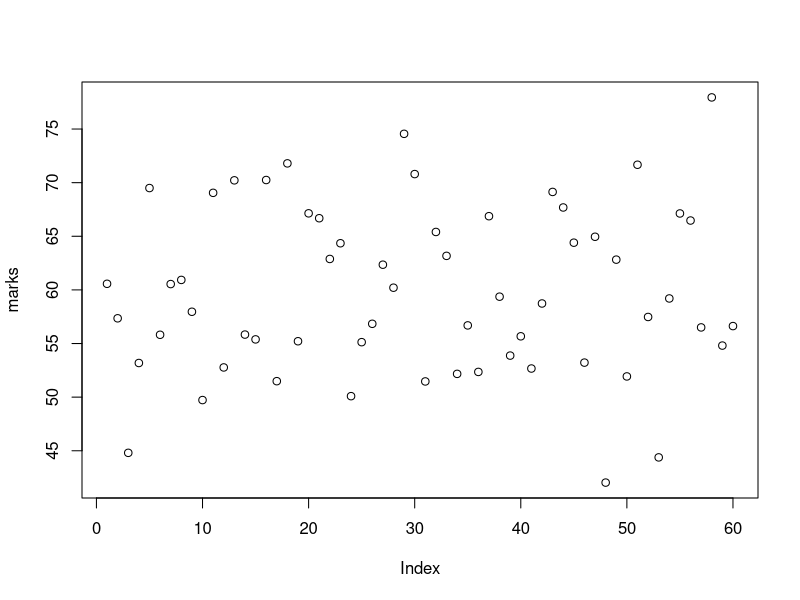
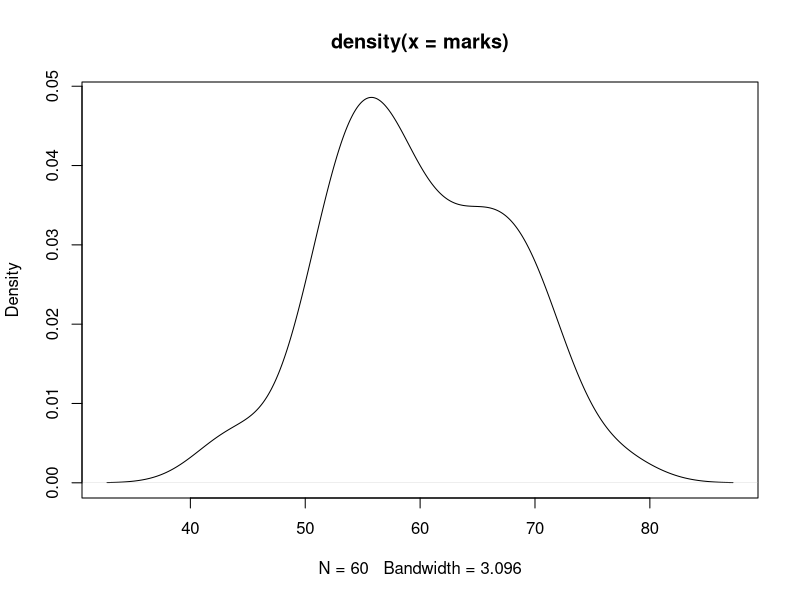

The R script that drew these images, in order:
# Data Structures
#c -> concatenate
x=c(1,5,7,8,4)
x2 <- c(2,4,8,9,1)
x
x2

x3=c("A","B","C")
x3

x4=1:100
x4

x5=seq(1,10,by=0.5)
x5
x6=seq(1,10,length.out=3)
x6
x7=seq(1,10,along.with=c(1,2))
x7

#Normal Distribution
?rnorm
marks = rnorm(60,mean=60,sd=10)
marks

#Plotting Normal Distribution
#density
?plot
?density
plot(marks)
density(marks)
plot(density(marks))

# R starts from position 1
x7[1]

#First 5 values
x5[1:5]

#1st, 4th, 5th, 10th value
x4[c(1,4,5,10)]

# All values except the 1st
x4[-1]

#mean
mean(x5)

#sum
x5
sum(x5)

#median
median(x5)

#All values more than 20
x4[x4>50]
x4[x4>50 & x4<60]

#Logical Vectors
l1=c(TRUE, FALSE)
l1

# Find values of a vector in another
x4[x4 %in% x5]
x4[!x4 %in% x5]

